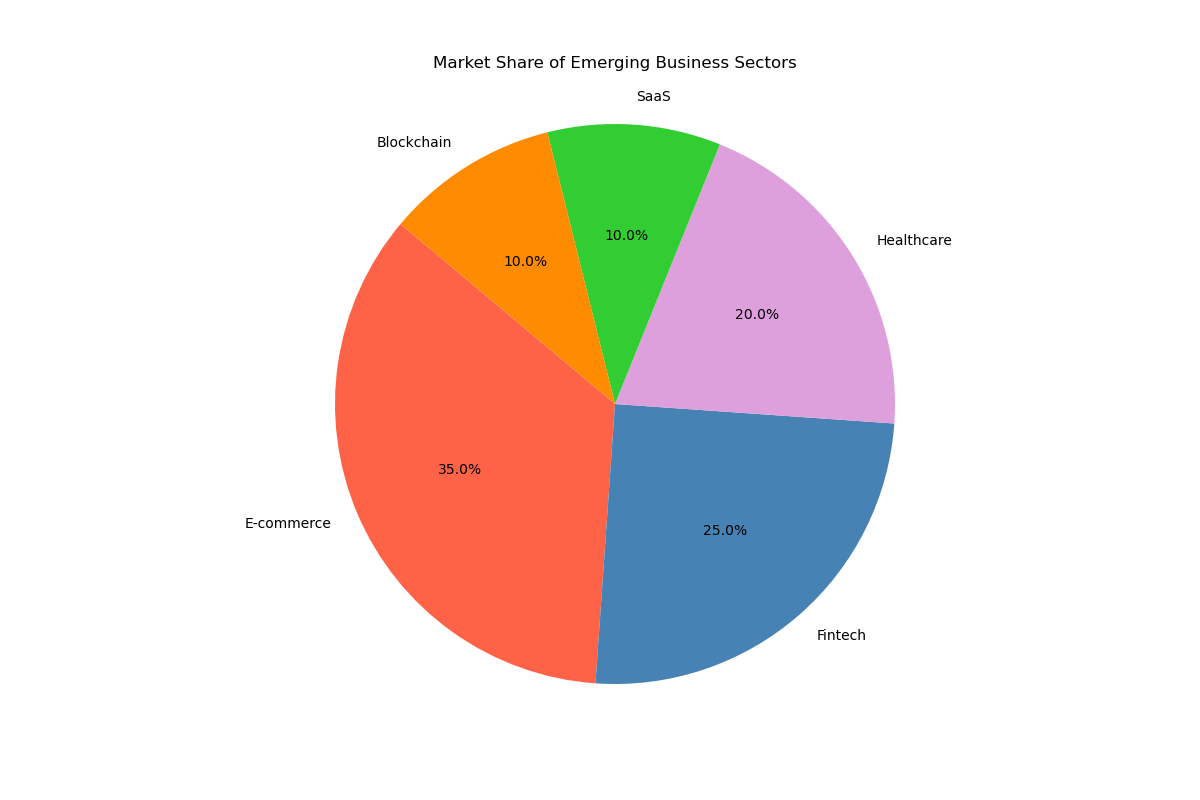

The Python source for this figure:

import matplotlib.pyplot as plt

# Data to plot
labels = 'E-commerce', 'Fintech', 'Healthcare', 'SaaS', 'Blockchain'
sizes = [35, 25, 20, 10, 10]
colors = ['#ff6347', '#4682b4', '#dda0dd', '#32cd32', '#ff8c00']

# Change the size of the figure (width, height)
plt.figure(figsize=(12, 8))

# Plot
plt.pie(sizes, labels=labels, colors=colors, autopct='%1.1f%%', startangle=140)

plt.title('Market Share of Emerging Business Sectors', pad=20)
plt.axis('equal')  # Equal aspect ratio ensures that pie is drawn as a circle.
plt.show()
